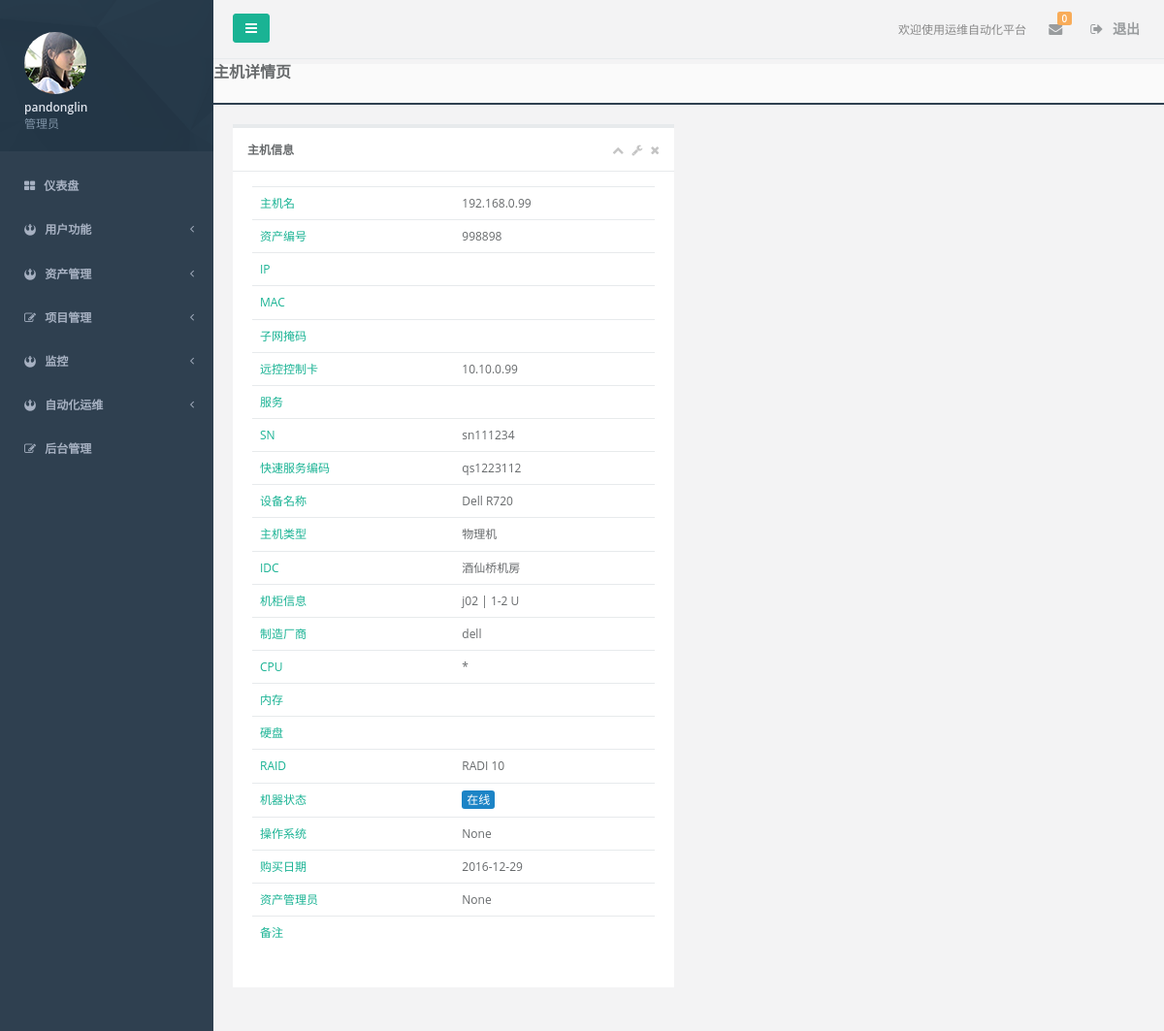
/assets/host_detail/?id=3 (signed in), run on an earlier commit of the app's database.
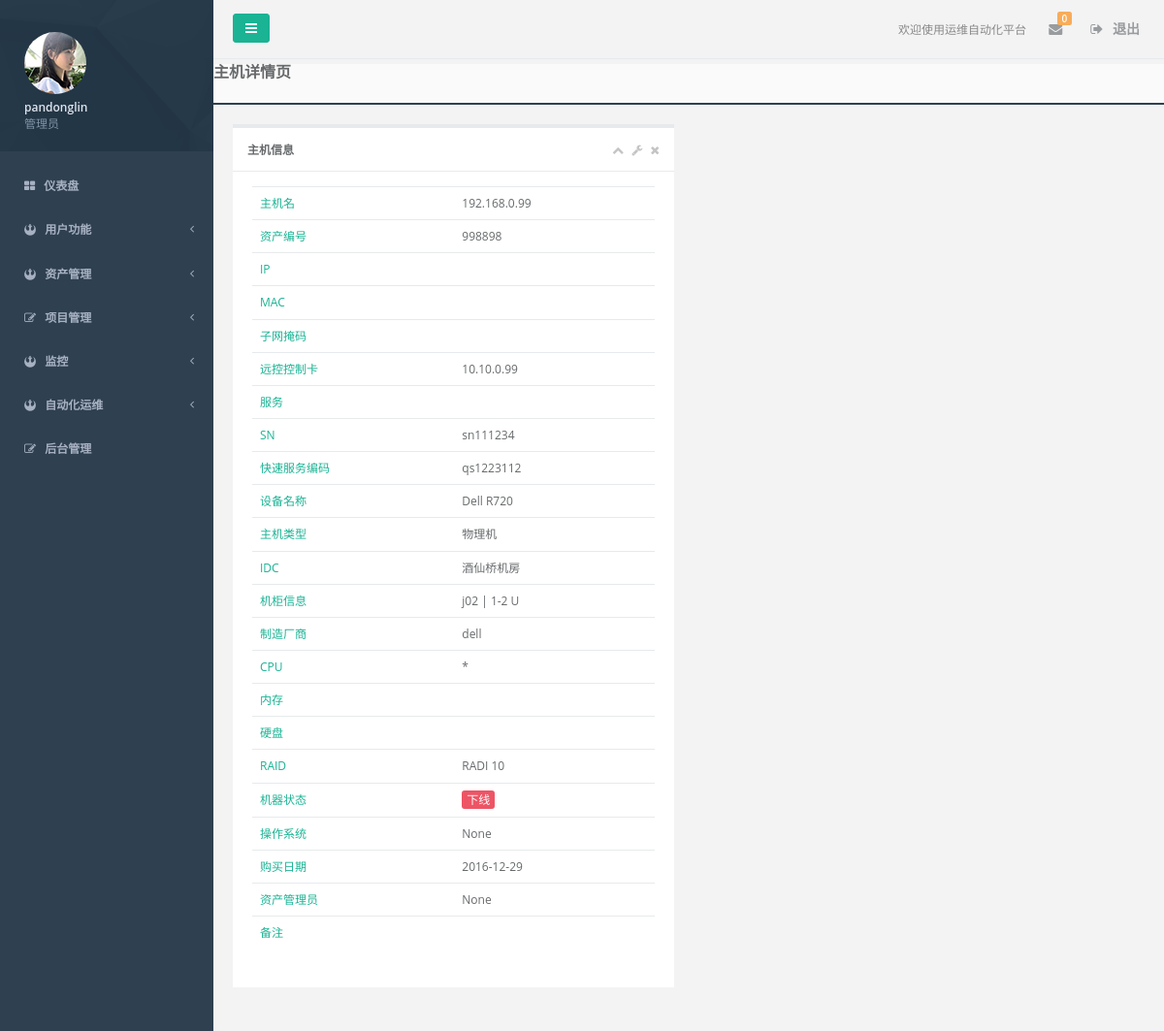
And on a later commit of the database.
### assets/models.py (models this page shows, shortened)
class Host(models.Model):
    device_type_choices = (
        (0, "Dell R510"),
        (1, "Dell R620"),
        (2, "Dell R710"),
        (3, "Dell R720"),
        (4, "Dell R720xd"),
        )
    raid_type_choices = (
        (0, 'RADI 0'),
        (1, 'RADI 1'),
        (2, 'RADI 5'),
        (3, 'RADI 10'),
    )
    status_choices = (
        (0, "在线"),
        (1, "下线"),
        (2, "故障"),
        (3, "备用"),
        (4, "未知"),
    )
    hostname = models.CharField(max_length=64, unique=True, verbose_name="主机名")
    sn = models.CharField(max_length=64, unique=True, verbose_name="sn")
    number = models.CharField(max_length=64, null=True, blank=True, verbose_name='资产编号')
    qs = models.CharField(max_length=64, null=True, blank=True, verbose_name="快速服务代码")
    asset_name = models.SmallIntegerField(choices=device_type_choices, default=3, verbose_name='设备名称')
    os_type = models.ForeignKey('System', null=True, blank=True, verbose_name="操作系统")
    manufactory = models.ForeignKey('Manufactory', null=True, blank=True, verbose_name="制造厂商")
    raid_type = models.SmallIntegerField(choices=raid_type_choices, default=3, verbose_name="RAID类型")
    management_ip = models.GenericIPAddressField(unique=True, null=True, blank=True, verbose_name='管理IP')
    idc = models.ForeignKey('IDC', null=True, blank=True, verbose_name='IDC机房')
    cabinet = models.CharField(max_length=32, null=True, blank=True, verbose_name='机柜号')
    host_cabinet_id = models.CharField(max_length=32, null=True, blank=True, verbose_name='机器位置')
    status = models.SmallIntegerField(choices=status_choices, default=0, verbose_name="设备状态")
    is_virtual = models.BooleanField(default=False, verbose_name="虚拟机")
    parent_host = models.ForeignKey('self', related_name='parent_level', null=True, blank=True, verbose_name="宿主机")
    admin = models.CharField(max_length=32, null=True, blank=True, verbose_name='资产管理员')
    buy_date = models.DateField(null=True, blank=True, verbose_name="购买时间")
    create_date = models.DateTimeField(blank=True, auto_now_add=True, verbose_name="创建时间")
    update_date = models.DateTimeField(blank=True, auto_now=True, verbose_name="最近修改时间")
    memo = models.TextField(null=True, blank=True, verbose_name='备注')
    class Meta:
        verbose_name = "主机"
        verbose_name_plural = verbose_name

class IDC(models.Model):
    name = models.CharField(max_length=64, verbose_name='IDC名称')
    staff = models.CharField(max_length=32, verbose_name='客服')
    phone = models.CharField(max_length=32, verbose_name="IDC联系电话")
    address = models.CharField(max_length=128, verbose_name="IDC地址")
    memo = models.CharField(max_length=128, null=True, blank=True, verbose_name='备注')
    class Meta:
        unique_together = ('name', 'staff')
        verbose_name = 'IDC'
        verbose_name_plural = verbose_name

class Manufactory(models.Model):
    name = models.CharField(max_length=64, blank=True, null=True, verbose_name='制造厂商')
    staff = models.CharField(max_length=32, blank=True, null=True, verbose_name='售后联系方式')
    memo = models.TextField(blank=True, null=True, verbose_name='备注')
    class Meta:
        verbose_name = '制造厂商'
        verbose_name_plural = verbose_name

### assets/views.py (the view)
@login_required
def host_detail(request):
    host_id = request.GET.get('id', None)
    status = models.Host.status_choices
    if host_id:
        host_obj = get_object_or_404(models.Host, id=host_id)
    return render(request, 'assets/host_detail.html', locals())

### templates/assets/host_detail.html (shortened to what the changed rows need)
{% extends 'base.html' %}
{% block content %}
<div class="wrapper wrapper-content animated fadeInRight">
    <div class="row">
        <div class="col-lg-6">
            <div class="ibox float-e-margins">
                <div class="ibox-content">
                    <div>
                        <div class="text-left">
                            <table class="table">
                                <tbody>
                                <tr>
                                    <td class="text-navy">主机名</td>
                                    <td>{{ host_obj.hostname }}</td>
                                </tr>
                                <tr>
                                    <td class="text-navy">资产编号</td>
                                    <td>{{ host_obj.number }} </td>
                                </tr>
                                <tr>
                                    <td class="text-navy">远控控制卡</td>
                                    <td>{{ host_obj.management_ip }}</td>
                                </tr>
                                <tr>
                                    <td class="text-navy">SN</td>
                                    <td>{{ host_obj.sn }}</td>
                                </tr>
                                <tr>
                                    <td class="text-navy">快速服务编码</td>
                                    <td>{{ host_obj.qs }} </td>
                                </tr>
                                <tr>
                                    <td class="text-navy">设备名称</td>
                                    <td>{{ host_obj.get_asset_name_display }}</td>
                                </tr>
                                <tr>
                                    <td class="text-navy">IDC</td>
                                    <td>{{ host_obj.idc.name }}</td>
                                </tr>
                                <tr>
                                    <td class="text-navy">机柜信息</td>
                                    <td>{{ host_obj.cabinet }} | {{ host_obj.host_cabinet_id }} U</td>
                                </tr>
                                <tr>
                                    <td class="text-navy">制造厂商</td>
                                    <td>{{ host_obj.manufactory.name }}</td>
                                </tr>
                                <tr>
                                    <td class="text-navy">RAID</td>
                                    <td> {{ host_obj.get_raid_type_display }}</td>
                                </tr>
                                <tr>
                                    <td class="">
                                        {% if host_obj.status == 0 %}
                                            <span class="btn-xs btn-success">{{ host_obj.get_status_display }}</span>
                                        {% else %}
                                            <span class="btn-xs btn-danger">{{ host_obj.get_status_display }}</span>
                                        {% endif %}
                                    </td>
                                </tr>
                                <tr>
                                    <td class="text-navy">操作系统</td>
                                    <td>{{ host_obj.os_type }}</td>
                                </tr>
                                <tr>
                                    <td class="text-navy">购买日期</td>
                                    <td>{{ host_obj.buy_date|date:'Y-m-d' }}</td>
                                </tr>
                                <tr>
                                    <td class="text-navy">资产管理员</td>
                                    <td>{{ host_obj.admin }}</td>
                                </tr>
                                </tbody>
                            </table>
                        </div>
                    </div>
                </div>
            </div>
        </div>
    </div>
</div>
{% endblock %}

What changed in the data, as far as the page shows it:
changed Host "sn111234": status "在线" → "下线"
